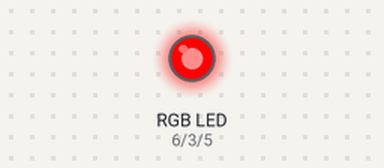
The sketch below on a simulated Arduino Uno, built with avr-gcc and run on an emulated ATmega328P. On the bench: an RGB LED mixed from three pins (HIGH = lit).

Above: at 0.5 s.
At 1.5 s:
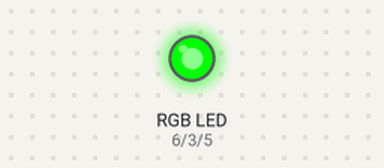
At 5.5 s:
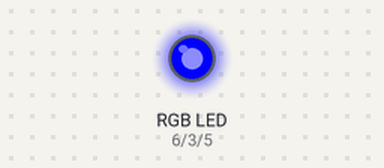
Timing chart, 0 to 6.9 s (numbered marks = the images above):
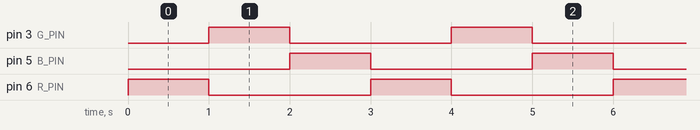

Measured:
- by itself, pin 3 (G_PIN), pin 5 (B_PIN), pin 6 (R_PIN): alternates HIGH for 1.0 s and LOW for 2.0 s
- by itself, everything shown: repeats every 3.0 s, in 4 steps

The sketch:

task_1.ino
```cpp
//For Arduino Uno
//пины
//красный пин 6
#define R_PIN 6
//зелёный пин 3
#define G_PIN 3
//синий пин 5
#define B_PIN 5

void setup() {
  //setup code
  //назначаем пинам режим работы
  pinMode(R_PIN, OUTPUT);
  pinMode(G_PIN, OUTPUT);
  pinMode(B_PIN, OUTPUT);
}

void loop() {
  //rgb loop with time delay 1
  on_off_diod(R_PIN);
  on_off_diod(G_PIN);
  on_off_diod(B_PIN);
}

//функция для включения и выключения диода через 1 сек
void on_off_diod(int pin){
  //включаем светодиод
  digitalWrite(pin, 1);
  //секунда задержки
  delay(1000);
  //выключаем светодиод
  digitalWrite(pin, 0);
}
```
